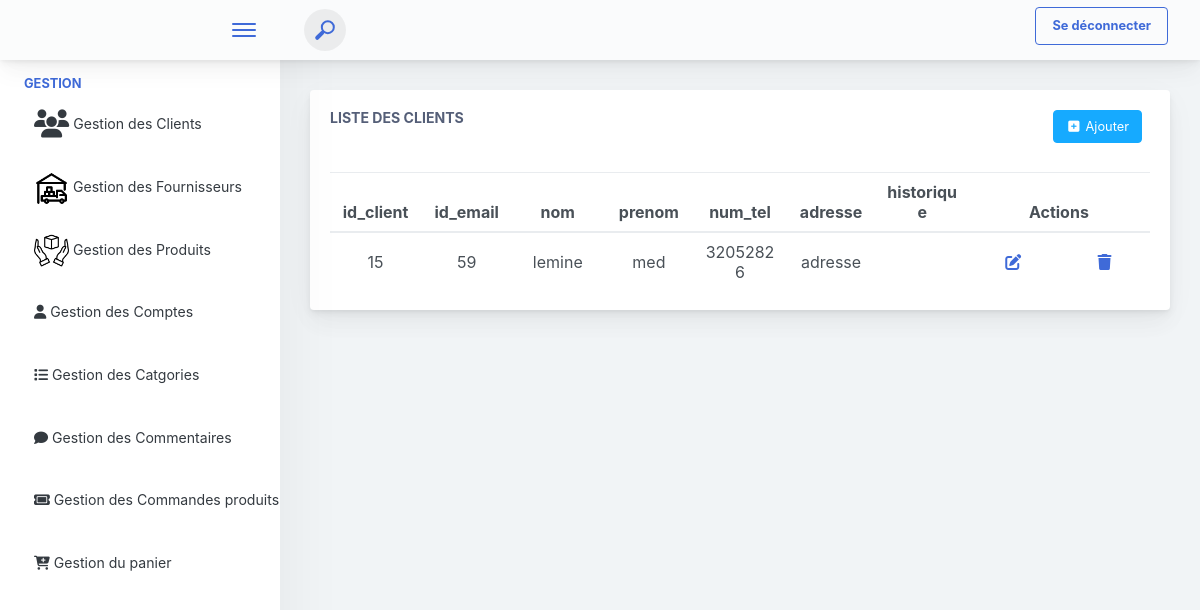
The page /affiche_client on the database its author committed.
### produits_app/models.py (models this page shows)
class Client(models.Model):
    id_client = models.AutoField(primary_key=True)
    id_email = models.ForeignKey(Compte, on_delete=models.CASCADE, default=4)
    nom = models.CharField(max_length=100)
    prenom = models.CharField(max_length=100, default='prenom_user')
    num_tel = models.IntegerField(default=0)
    adresse = models.CharField(max_length=100, default='adresse')
    historique = models.ManyToManyField(CommandeProduit,blank=True)

### produits_app/views.py (the view)
# urls.py: path('affiche_client',views.affiche_client,name="affiche_client"),
def affiche_client(request):
    clients = Client.objects.all()
    return render(request,"interface_admin/Admin_Client/client_affichage.html",{'clients':clients})

### produits_app/templates/interface_admin/Admin_Client/client_affichage.html (shortened to what this page needs)
{% extends 'interface_admin/navbar.html' %}
{% block content %}
  <div class="app-main__inner">
    <div class="row">
        <div class="col-lg-12">
          <div class="main-card mb-3 card">
            <div class="card-body">
              <div style="display: flex ; justify-content: space-between;">
                <div>
                  <h5 class="card-title">Liste des Clients </h5>
                </div>
                <div style="display: flex ; justify-content: space-between;">
                  <div>
                    <a href="{% url 'ajouter_client' %}" class="mb-2 mr-2 btn btn-info"><i class="fa fa-fw" aria-hidden="true" title="Copier pour utiliser plus-square"></i> Ajouter </a>
                  </div>
                </div>
              </div>
              <br>
              <table class="mb-0 table" id="myTable">
                <thead>
                  <tr>
                    <th>id_client</th>
                    <th>id_email</th>
                    <th>nom</th>
                    <th>prenom</th>
                    <th>num_tel</th>
                    <th>adresse</th>
                    <th>historique</th>
                    <th colspan="2" >Actions</th>
                  </tr>
                </thead>
                <tbody>
                  {% for client in clients %}
                  <tr>
                    <td >{{client.id_client}}</td>
                    <td >{{client.id_email_id}}</td>
                    <td >{{client.nom}}</td>
                    <td >{{client.prenom}}</td>
                    <td >{{client.num_tel}}</td>
                    <td>adresse</td>
                    <td >{{client.historique_id}}</td>
                    <td>
                      <a class='button' href="{% url 'modifier_client' client.id_client %}"><i class="fa-solid fa-pen-to-square"></i></a>
                    </td>
                    <td>
                      <a class='button' href="{% url 'suprimer_client' client.id_client %}"><i class="fa-solid fa-trash"></i></a>
                    </td>
                  </tr>
                  {% endfor %}
                </tbody>
              </table>
            </div>
          </div>
        </div>
      </div>
    </div>
  </div>
{% endblock %}

### rows shown on the page
Client: id_client "15", id_email_id "59", nom "lemine", prenom "med", num_tel "32052826"
